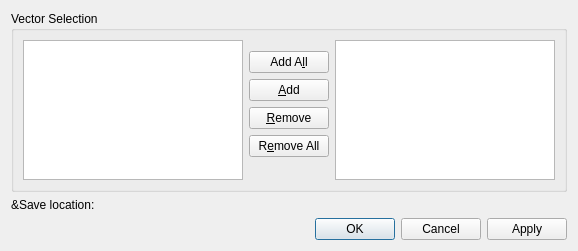
<?xml version="1.0" encoding="UTF-8"?>
<ui version="4.0">
 <class>ExportVectorsDialog</class>
 <widget class="QDialog" name="ExportVectorsDialog">
  <property name="geometry">
   <rect>
    <x>0</x>
    <y>0</y>
    <width>578</width>
    <height>251</height>
   </rect>
  </property>
  <property name="windowTitle">
   <string>Export Vectors</string>
  </property>
  <layout class="QGridLayout" name="gridLayout">
   <item row="0" column="0" colspan="2">
    <widget class="QGroupBox" name="buttonGroup1">
     <property name="title">
      <string>Vector Selection</string>
     </property>
     <layout class="QHBoxLayout" name="horizontalLayout_3">
      <item>
       <layout class="QHBoxLayout" name="horizontalLayout_2">
        <item>
         <widget class="QListWidget" name="_changeVectorList">
          <property name="sizePolicy">
           <sizepolicy hsizetype="Expanding" vsizetype="Expanding">
            <horstretch>1</horstretch>
            <verstretch>0</verstretch>
           </sizepolicy>
          </property>
          <property name="whatsThis">
           <string>The source file for the vectors selected in this list will be changed.</string>
          </property>
          <property name="selectionMode">
           <enum>QAbstractItemView::ExtendedSelection</enum>
          </property>
         </widget>
        </item>
        <item>
         <layout class="QVBoxLayout" name="verticalLayout">
          <item>
           <spacer name="verticalSpacer">
            <property name="orientation">
             <enum>Qt::Vertical</enum>
            </property>
            <property name="sizeHint" stdset="0">
             <size>
              <width>20</width>
              <height>40</height>
             </size>
            </property>
           </spacer>
          </item>
          <item>
           <widget class="QPushButton" name="_addAll">
            <property name="whatsThis">
             <string>Select all vectors in the list.</string>
            </property>
            <property name="text">
             <string>Add A&amp;ll</string>
            </property>
           </widget>
          </item>
          <item>
           <widget class="QPushButton" name="_add">
            <property name="whatsThis">
             <string>Select all vectors in the list.</string>
            </property>
            <property name="text">
             <string>&amp;Add</string>
            </property>
           </widget>
          </item>
          <item>
           <widget class="QPushButton" name="_remove">
            <property name="whatsThis">
             <string>Unselect all vectors in the list.</string>
            </property>
            <property name="text">
             <string>&amp;Remove</string>
            </property>
           </widget>
          </item>
          <item>
           <widget class="QPushButton" name="_removeAll">
            <property name="whatsThis">
             <string>Unselect all vectors in the list.</string>
            </property>
            <property name="text">
             <string>R&amp;emove All</string>
            </property>
           </widget>
          </item>
          <item>
           <spacer>
            <property name="orientation">
             <enum>Qt::Vertical</enum>
            </property>
            <property name="sizeType">
             <enum>QSizePolicy::Expanding</enum>
            </property>
            <property name="sizeHint" stdset="0">
             <size>
              <width>80</width>
              <height>51</height>
             </size>
            </property>
           </spacer>
          </item>
         </layout>
        </item>
        <item>
         <widget class="QListWidget" name="_selectedVectorList">
          <property name="sizePolicy">
           <sizepolicy hsizetype="Expanding" vsizetype="Expanding">
            <horstretch>1</horstretch>
            <verstretch>0</verstretch>
           </sizepolicy>
          </property>
          <property name="whatsThis">
           <string>The source file for the vectors selected in this list will be changed.</string>
          </property>
          <property name="selectionMode">
           <enum>QAbstractItemView::ExtendedSelection</enum>
          </property>
         </widget>
        </item>
       </layout>
      </item>
     </layout>
    </widget>
   </item>
   <item row="1" column="0">
    <widget class="QLabel" name="_saveLocationLabel">
     <property name="sizePolicy">
      <sizepolicy hsizetype="Fixed" vsizetype="Fixed">
       <horstretch>0</horstretch>
       <verstretch>0</verstretch>
      </sizepolicy>
     </property>
     <property name="text">
      <string>&amp;Save location:</string>
     </property>
     <property name="wordWrap">
      <bool>false</bool>
     </property>
    </widget>
   </item>
   <item row="1" column="1">
    <widget class="Kst::FileRequester" name="_saveLocation" native="true"/>
   </item>
   <item row="2" column="1">
    <widget class="QDialogButtonBox" name="_buttonBox">
     <property name="orientation">
      <enum>Qt::Horizontal</enum>
     </property>
     <property name="standardButtons">
      <set>QDialogButtonBox::Apply|QDialogButtonBox::Cancel|QDialogButtonBox::Ok</set>
     </property>
    </widget>
   </item>
  </layout>
 </widget>
 <customwidgets>
  <customwidget>
   <class>Kst::FileRequester</class>
   <extends>QWidget</extends>
   <header>filerequester.h</header>
  </customwidget>
 </customwidgets>
 <resources/>
 <connections>
  <connection>
   <sender>_buttonBox</sender>
   <signal>accepted()</signal>
   <receiver>ExportVectorsDialog</receiver>
   <slot>accept()</slot>
   <hints>
    <hint type="sourcelabel">
     <x>310</x>
     <y>334</y>
    </hint>
    <hint type="destinationlabel">
     <x>157</x>
     <y>274</y>
    </hint>
   </hints>
  </connection>
  <connection>
   <sender>_buttonBox</sender>
   <signal>rejected()</signal>
   <receiver>ExportVectorsDialog</receiver>
   <slot>reject()</slot>
   <hints>
    <hint type="sourcelabel">
     <x>378</x>
     <y>340</y>
    </hint>
    <hint type="destinationlabel">
     <x>286</x>
     <y>274</y>
    </hint>
   </hints>
  </connection>
 </connections>
</ui>
